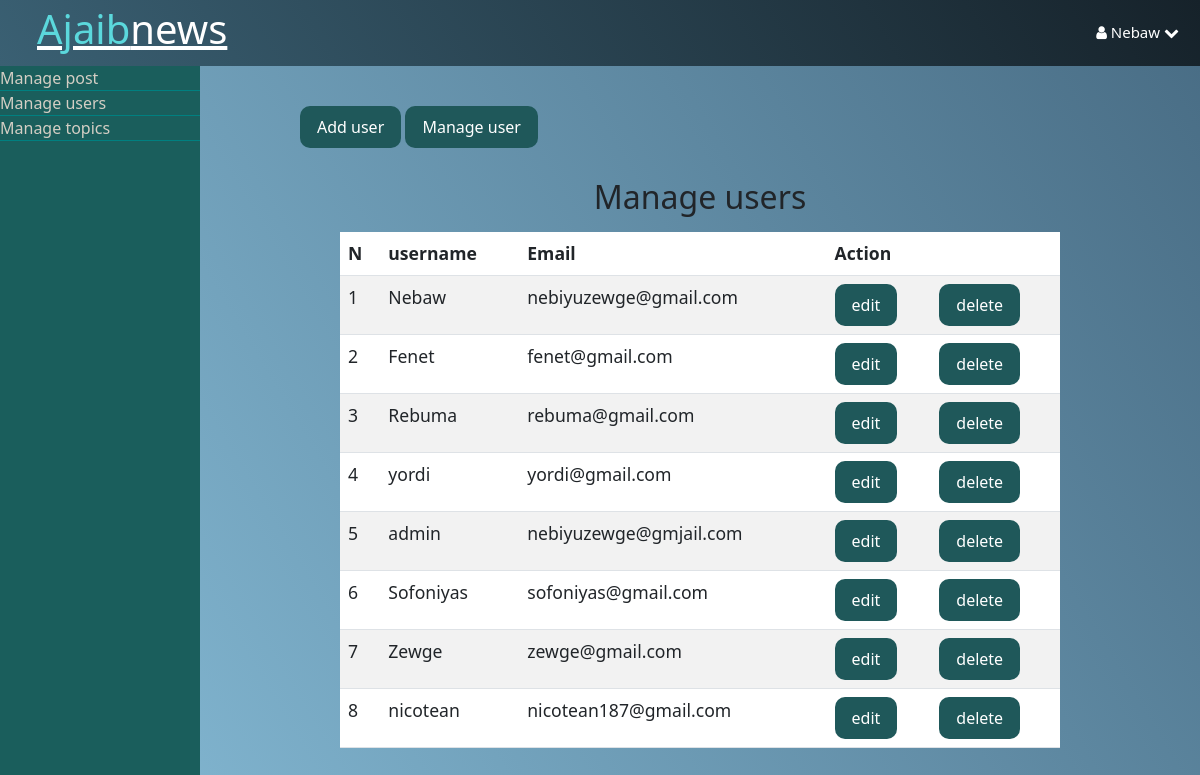
/admin/user/index2.php (signed in), run on the app's committed database.
### tables this page shows
CREATE TABLE `user` (
  `id` int(11) NOT NULL,
  `admin` tinyint(4) NOT NULL,
  `username` varchar(255) NOT NULL,
  `email` varchar(255) NOT NULL,
  `password` varchar(255) NOT NULL,
  `created_at` timestamp NOT NULL DEFAULT current_timestamp()
);

### app/controllers/users.php (called while the page is built, shortened)
<?php
include('C:/xampp/htdocs/Blog/app/database/db.php');
$table ='user';
$admin_users = selectAll($table );
?>

### app/database/db.php (called while the page is built, shortened)
<?php
require('connect.php');
function selectAll($table , $conditions = []){
    global $conn;
    $sql = "SELECT* FROM $table";
if(empty($conditions)){
    $stmt = $conn->prepare($sql);
    $stmt->execute();
    $records = $stmt->get_result()->fetch_all(MYSQLI_ASSOC);
    return $records;
}
}
?>

### admin/user/index2.php (the view, shortened to what this page needs)
<?php include('C:/xampp/htdocs/Blog/app/controllers/users.php');
?>
<!DOCTYPE html>
<html lang="en">
<head>
    <link rel="stylesheet" href="../../asset/css/style.css">
<link rel="stylesheet" href="../../asset/css/admin.css">
<link href="https://cdn.jsdelivr.net/npm/bootstrap@5.3.0-alpha3/dist/css/bootstrap.min.css" rel="stylesheet">
    <link rel="stylesheet" href="https://cdnjs.cloudflare.com/ajax/libs/font-awesome/4.7.0/css/font-awesome.min.css">
</head>
<body>
<?php include("../../app/include/adminHeader.php"); ?>
<div class="admin-wrapper">
<?php include("../../app/include/adminSideBar.php"); ?>
<div class="admin-content">
<div class="button-group">
    <a href="create.php" class="btn btn-primary">Add user</a>
    <a href="index2.php" class="btn btn-primary">Manage user</a>
</div>
<div class="content">
    <h2 class="page-title">Manage users</h2>
<table  class="table table-striped">
    <thead>
        <th>N</th>
        <th>username</th>
        <th>Email</th>
        <th colspan="2">Action</th>
    </thead>
<tbody>
<?php foreach($admin_users as $key => $admin_user): ?>
<tr>
    <td><?php echo $key +1; ?></td>
    <td><?php echo $admin_user['username']; ?></td>
    <td><?php echo $admin_user['email']; ?></td>
    <td><a href="edit.php?id=<?php echo $admin_user['id']; ?>" class="btn btn-success" >edit</a></td>
   <td><a href="index2.php?del_id=<?php echo $admin_user['id']; ?>"  class="btn btn-danger">delete</a></td>
</tr>
<?php endforeach; ?>
</tbody>
</table>
</div>
</div>
</div>
</body>
</html>

### asset/css/style.css (style rules this page uses)
* { box-sizing: border-box; }
body { padding: 0px; margin: 0px; background: #16222A; background: -webkit-linear-gradient(59deg, #89bfda, #a6d2f0); background: linear-gradient(59deg, #88bed9, #486c84); }
.btn { padding: .5rem 1rem; border: 1px solid transparent; box-shadow: .25rem ; background: #1f585a; border-radius: 10px; }
.content { width: 90%; margin: 30px auto 30px; }

### asset/css/admin.css (style rules this page uses)
body { height: 100%; }
.admin-wrapper { display: flex; height:calc(100% - 66px); }
.admin-wrapper .admin-content { flex: 8; height: 100%; padding:40px 100px 100px ; overflow-y: scroll; }
.admin-content .page-title { text-align: center; margin-bottom: 1rem; }
table { width: 100%; border-collapse: collapse; font-size: 1.1rem; }
th, td { padding: 13px; text-align: left; border-bottom: 1px solid wheat; }

### data on the page
user: username "Nebaw", email "nebiyuzewge@gmail.com"
user: username "Fenet", email "fenet@gmail.com"
user: username "Rebuma", email "rebuma@gmail.com"
user: username "yordi", email "yordi@gmail.com"
user: username "admin", email "nebiyuzewge@gmjail.com"
user: username "Sofoniyas", email "sofoniyas@gmail.com"
user: username "Zewge", email "zewge@gmail.com"
user: username "nicotean", email "nicotean187@gmail.com"

### other printed values
$_SESSION['username'] "Nebaw"
